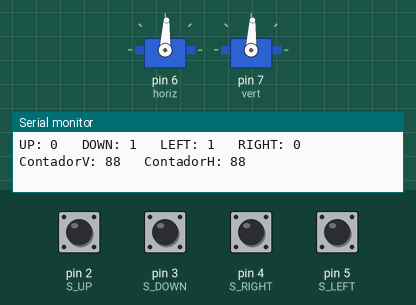
A sketch run on a simulated Arduino Uno, built with avr-gcc and run on an emulated ATmega328P. Shown: 2 × servo, the last lines printed to the serial monitor. The inputs (shaded band) are chosen by the test bench; at power-on: pin 3 (S_DOWN), pin 5 (S_LEFT) HIGH, pin 2 (S_UP), pin 4 (S_RIGHT) LOW.

Above: at 2.9 s.
3.0 s: pin 2 (S_UP) pulled HIGH for 1.3 s
7.3 s: pin 3 (S_DOWN) pulled LOW for 1.3 s
11.6 s: pin 4 (S_RIGHT) pulled HIGH for 1.3 s
15.9 s: pin 5 (S_LEFT) pulled LOW for 1.3 s
20.2 s: pin 2 (S_UP) driven HIGH and pin 4 (S_RIGHT) driven HIGH
At 21.3 s:
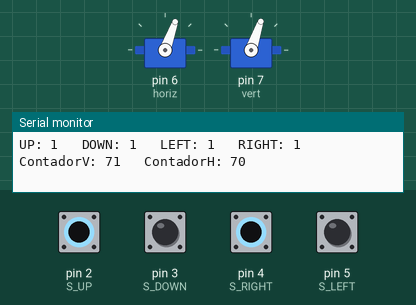
24.4 s: pin 2 (S_UP) driven LOW
At 31.0 s:
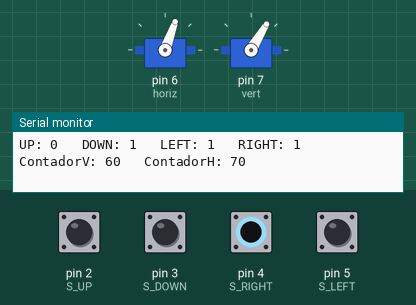
Timing chart, 0 to 32.6 s (numbered marks = the images above; inputs shaded):
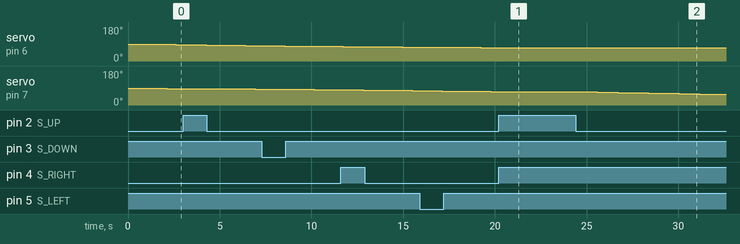

Measured:
- after the input at 20.2 s, servo on pin 6 (horiz): goes on until 20.3 s, then stays 70°; servo on pin 7 (vert): stays 71° (without the input it goes to 70° after 0.63 s)
- after the input at 24.4 s, servo on pin 7 (vert): moves from 71° to 56° over 7.8 s, starting after 0.07 s

The sketch:

PanTilt.ino
```cpp
#include <Servo.h>
Servo horiz;
Servo vert;
//Sensors
int S_UP = 2;
int S_DOWN = 3;
int S_RIGHT = 4;
int S_LEFT = 5;
//Data
int UP = 0;
int DOWN = 0;
int RIGHT = 0;
int LEFT = 0;
//Degrees
int ContadorH = 90;
int ContadorV = 90;

void setup() {
Serial.begin(9600);
pinMode(S_UP,INPUT);
pinMode(S_DOWN,INPUT);
pinMode(S_RIGHT,INPUT);
pinMode(S_LEFT,INPUT);
//Servos
horiz.attach(6);
vert.attach(7);
}
void loop() {
UP = digitalRead(S_UP);
DOWN = digitalRead(S_DOWN);
RIGHT = digitalRead(S_RIGHT);
LEFT = digitalRead(S_LEFT);

if(UP == 1 && DOWN == 0&& ContadorV != 180 && ContadorV != 0){
//Move up
  ContadorV++;
  vert.write(ContadorV);
  delay(500);
}
else if(UP == 0 && DOWN == 1 && ContadorV != 180 && ContadorV != 0){
//Mover down
  ContadorV--;
  vert.write(ContadorV);
  delay(500);
}
if(RIGHT == 1 && LEFT == 0 && ContadorH != 180 && ContadorH != 0){
//Move to the right
  ContadorH++;
  horiz.write(ContadorH);
  delay(500);
}
else if(RIGHT == 0 && LEFT == 1 && ContadorH != 180 && ContadorH != 0){
//Move to the left
  ContadorH--;
  horiz.write(ContadorH);
  delay(500);
}

Serial.print("UP: ");
Serial.print(UP);
Serial.print("   DOWN: ");
Serial.print(DOWN);
Serial.print("   LEFT: ");
Serial.print(LEFT);
Serial.print("   RIGHT: ");
Serial.print(RIGHT);
Serial.print("   ContadorV: ");
Serial.print(ContadorV);
Serial.print("   ContadorH: ");
Serial.println(ContadorH);

delay(50);
}
```
